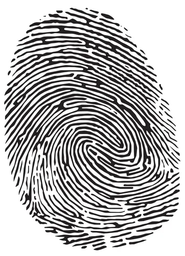
#> input picture huella2.png, 185 x 256 px, shrunk from 362 x 500 before the run
$ python huella.py
#> lines starting #> are read from the running program, lines starting #| are printed output that depends on the picture; after the words box and inside, x2 and y2 are one past the last pixel; in counts of white or black regions, pixels touching at a corner belong together
from PIL import Image
import numpy as np
import matplotlib.pyplot as plt

img = Image.open('huella2.png')
#> img is the input picture: PIL image 185x256 RGB; mean R, G, B 179.6, 178.8, 179.1

imageToMatrice = np.asarray(img)

plt.imshow(imageToMatrice)
plt.show()

imagen_eg = np.zeros((imageToMatrice.shape[0],imageToMatrice.shape[1]))

for i in range(imagen_eg.shape[0]):
    for j in range(imagen_eg.shape[1]):
        imagen_eg[i, j] = np.mean(imageToMatrice[i, j])/255


plt.imshow(imagen_eg, cmap='gray')
plt.show()

#BINARIZADO
imagenBN = np.zeros((imagen_eg.shape[0], imagen_eg.shape[1]))
for i in range(imagen_eg.shape[0]):
    for j in range(imagen_eg.shape[1]):
        #print(np.mean(imagen_eg[i][j]))
        if np.mean(imagen_eg[i][j]) < 0.72:
          imagenBN[i][j] = 1
        else:
          imagenBN[i][j] = 0
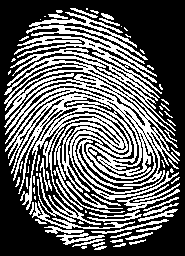
#> imagenBN: shape (256, 185) float64; values 0 (black) and 1 (white), 38.3% white in thin lines or dots, all inside (x1, y1, x2, y2) = (4, 8, 180, 250)

plt.imshow(imagenBN)
plt.show()

#Si se desea visualizar la imagen sin la tonalidad violeta-amarilla hay que indicarlo
plt.imshow(imagenBN, cmap='gray')
plt.show()

def intarray(binstring):
    '''Change a 2D matrix of 01 chars into a list of lists of ints'''
    return [[1 if ch == '1' else 0 for ch in line]
            for line in binstring.strip().split()]

def chararray(intmatrix):
    '''Change a 2d list of lists of 1/0 ints into lines of 1/0 chars'''
    return '\n'.join(''.join(str(p) for p in row) for row in intmatrix)

def toTxt(intmatrix):
    '''Change a 2d list of lists of 1/0 ints into lines of '#' and '.' chars'''
    return '\n'.join(''.join(('#' if p else '.') for p in row) for row in intmatrix)

def neighbours(x, y, image):
    '''Return 8-neighbours of point p1 of picture, in order'''
    i = image
    x1, y1, x_1, y_1 = x+1, y-1, x-1, y+1
    #print ((x,y))
    return [i[y1][x],  i[y1][x1],   i[y][x1],  i[y_1][x1],  # P2,P3,P4,P5
            i[y_1][x], i[y_1][x_1], i[y][x_1], i[y1][x_1]]  # P6,P7,P8,P9

def transitions(neighbours):
    n = neighbours + neighbours[0:1]    # P2, ... P9, P2
    return sum((n1, n2) == (0, 1) for n1, n2 in zip(n, n[1:]))

def zhangSuen(image):
    changing1 = changing2 = [(-1, -1)]
    while changing1 or changing2:
        # Step 1
        changing1 = []
        for y in range(1, len(image) - 1):
            for x in range(1, len(image[0]) - 1):
                P2,P3,P4,P5,P6,P7,P8,P9 = n = neighbours(x, y, image)
                if (image[y][x] == 1 and    # (Condition 0)
                    P4 * P6 * P8 == 0 and   # Condition 4
                    P2 * P4 * P6 == 0 and   # Condition 3
                    transitions(n) == 1 and # Condition 2
                    2 <= sum(n) <= 6):      # Condition 1
                    changing1.append((x,y))
        for x, y in changing1: image[y][x] = 0
        # Step 2
        changing2 = []
        for y in range(1, len(image) - 1):
            for x in range(1, len(image[0]) - 1):
                P2,P3,P4,P5,P6,P7,P8,P9 = n = neighbours(x, y, image)
                if (image[y][x] == 1 and    # (Condition 0)
                    P2 * P6 * P8 == 0 and   # Condition 4
                    P2 * P4 * P8 == 0 and   # Condition 3
                    transitions(n) == 1 and # Condition 2
                    2 <= sum(n) <= 6):      # Condition 1
                    changing2.append((x,y))
        for x, y in changing2: image[y][x] = 0
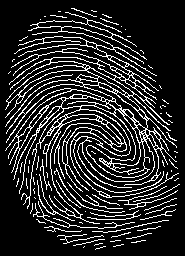
#> image: shape (256, 185) float64; values 0 (black) and 1 (white), 16.3% white in thin lines or dots, all inside (x1, y1, x2, y2) = (5, 8, 180, 250)
        #print changing1
        #print changing2
    return image

imagen_delgada = zhangSuen(imagenBN)

#Si se desea visualizar la imagen sin la tonalidad violeta-amarilla hay que indicarlo
plt.imshow(imagen_delgada, cmap='gray')
plt.show()

def terminacion(imagen_copia):
  for x in range(5,imagen_copia.shape[0]-5):
    for y in range(5,imagen_copia.shape[1]-5):
      if imagen_copia[x, y] == 1:
        if es_vecino(x, y, imagen_copia)==1:
          pintar_minutas(x, y, imagen_copia)
  return imagen_copia

def es_vecino(x, y, imagen_copia):
  vecinos = [imagen_copia[x-1, y-1],
             imagen_copia[x-1, y],
             imagen_copia[x-1, y+1],
             imagen_copia[x, y-1],
             imagen_copia[x, y+1],
             imagen_copia[x+1, y-1],
             imagen_copia[x+1, y],
             imagen_copia[x+1, y+1] ]
  return sum(vecinos)

def pintar_minutas(x, y, imagen_copia):
  for i in range(x - 5, x + 6):
          # Pinta el borde superior e inferior
          imagen_copia[i, y - 5] = 1
          imagen_copia[i, y + 5] = 1
  for j in range(y - 5, y + 6):
          imagen_copia[x - 5, j] = 1
          imagen_copia[x + 5, j] = 1

imagen_copia = np.copy(imagen_delgada)
imagen_con_minutas = terminacion(imagen_copia)
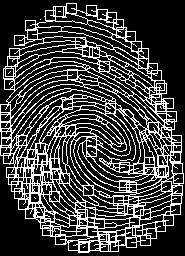
#> imagen_copia: shape (256, 185) float64; values 0 (black) and 1 (white), 25.1% white in thin lines or dots

plt.imshow(imagen_con_minutas, cmap='gray')
plt.show()
